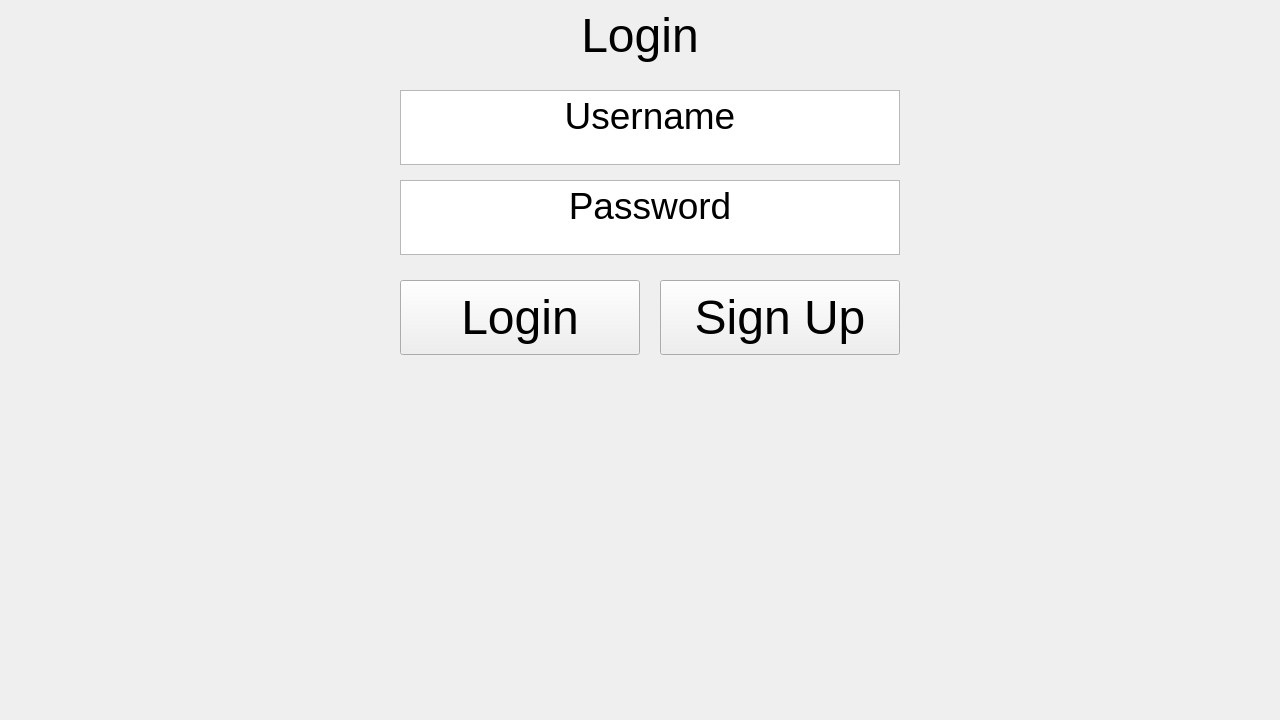
  <widget class="QWidget" name="login" native="true">
   <property name="geometry">
    <rect>
     <x>0</x>
     <y>0</y>
     <width>1280</width>
     <height>720</height>
    </rect>
   </property>
   <property name="autoFillBackground">
    <bool>true</bool>
   </property>
   <widget class="QTextEdit" name="loginUsernameText">
    <property name="geometry">
     <rect>
      <x>400</x>
      <y>90</y>
      <width>500</width>
      <height>75</height>
     </rect>
    </property>
    <property name="font">
     <font>
      <pointsize>28</pointsize>
     </font>
    </property>
    <property name="html">
     <string>&lt;!DOCTYPE HTML PUBLIC &quot;-//W3C//DTD HTML 4.0//EN&quot; &quot;http://www.w3.org/TR/REC-html40/strict.dtd&quot;&gt;
&lt;html&gt;&lt;head&gt;&lt;meta name=&quot;qrichtext&quot; content=&quot;1&quot; /&gt;&lt;style type=&quot;text/css&quot;&gt;
p, li { white-space: pre-wrap; }
&lt;/style&gt;&lt;/head&gt;&lt;body style=&quot; font-family:'MS Shell Dlg 2'; font-size:28pt; font-weight:400; font-style:normal;&quot;&gt;
&lt;p align=&quot;center&quot; style=&quot; margin-top:0px; margin-bottom:0px; margin-left:0px; margin-right:0px; -qt-block-indent:0; text-indent:0px;&quot;&gt;Username&lt;/p&gt;&lt;/body&gt;&lt;/html&gt;</string>
    </property>
   </widget>
   <widget class="QLabel" name="loginTitle">
    <property name="geometry">
     <rect>
      <x>490</x>
      <y>0</y>
      <width>300</width>
      <height>71</height>
     </rect>
    </property>
    <property name="font">
     <font>
      <pointsize>36</pointsize>
      <underline>false</underline>
     </font>
    </property>
    <property name="text">
     <string>Login</string>
    </property>
    <property name="alignment">
     <set>Qt::AlignCenter</set>
    </property>
   </widget>
   <widget class="QTextEdit" name="loginPasswordText">
    <property name="geometry">
     <rect>
      <x>400</x>
      <y>180</y>
      <width>500</width>
      <height>75</height>
     </rect>
    </property>
    <property name="font">
     <font>
      <pointsize>28</pointsize>
     </font>
    </property>
    <property name="html">
     <string>&lt;!DOCTYPE HTML PUBLIC &quot;-//W3C//DTD HTML 4.0//EN&quot; &quot;http://www.w3.org/TR/REC-html40/strict.dtd&quot;&gt;
&lt;html&gt;&lt;head&gt;&lt;meta name=&quot;qrichtext&quot; content=&quot;1&quot; /&gt;&lt;style type=&quot;text/css&quot;&gt;
p, li { white-space: pre-wrap; }
&lt;/style&gt;&lt;/head&gt;&lt;body style=&quot; font-family:'MS Shell Dlg 2'; font-size:28pt; font-weight:400; font-style:normal;&quot;&gt;
&lt;p align=&quot;center&quot; style=&quot; margin-top:0px; margin-bottom:0px; margin-left:0px; margin-right:0px; -qt-block-indent:0; text-indent:0px;&quot;&gt;Password&lt;/p&gt;&lt;/body&gt;&lt;/html&gt;</string>
    </property>
   </widget>
   <widget class="QPushButton" name="loginLoginButton">
    <property name="geometry">
     <rect>
      <x>400</x>
      <y>280</y>
      <width>240</width>
      <height>75</height>
     </rect>
    </property>
    <property name="font">
     <font>
      <pointsize>36</pointsize>
     </font>
    </property>
    <property name="text">
     <string>Login</string>
    </property>
   </widget>
   <widget class="QPushButton" name="loginSignUpButton">
    <property name="geometry">
     <rect>
      <x>660</x>
      <y>280</y>
      <width>240</width>
      <height>75</height>
     </rect>
    </property>
    <property name="font">
     <font>
      <pointsize>36</pointsize>
     </font>
    </property>
    <property name="text">
     <string>Sign Up</string>
    </property>
   </widget>
   <widget class="QLabel" name="loginError">
    <property name="enabled">
     <bool>true</bool>
    </property>
    <property name="geometry">
     <rect>
      <x>100</x>
      <y>370</y>
      <width>1091</width>
      <height>71</height>
     </rect>
    </property>
    <property name="palette">
     <palette>
      <active>
       <colorrole role="WindowText">
        <brush brushstyle="SolidPattern">
         <color alpha="255">
          <red>170</red>
          <green>0</green>
          <blue>0</blue>
         </color>
        </brush>
       </colorrole>
       <colorrole role="Button">
        <brush brushstyle="SolidPattern">
         <color alpha="255">
          <red>170</red>
          <green>0</green>
          <blue>0</blue>
         </color>
        </brush>
       </colorrole>
       <colorrole role="Light">
        <brush brushstyle="SolidPattern">
         <color alpha="255">
          <red>255</red>
          <green>0</green>
          <blue>0</blue>
         </color>
        </brush>
       </colorrole>
       <colorrole role="Midlight">
        <brush brushstyle="SolidPattern">
         <color alpha="255">
          <red>212</red>
          <green>0</green>
          <blue>0</blue>
         </color>
        </brush>
       </colorrole>
       <colorrole role="Dark">
        <brush brushstyle="SolidPattern">
         <color alpha="255">
          <red>85</red>
          <green>0</green>
          <blue>0</blue>
         </color>
        </brush>
       </colorrole>
       <colorrole role="Mid">
        <brush brushstyle="SolidPattern">
         <color alpha="255">
          <red>113</red>
          <green>0</green>
          <blue>0</blue>
         </color>
        </brush>
       </colorrole>
       <colorrole role="Text">
        <brush brushstyle="SolidPattern">
         <color alpha="255">
          <red>0</red>
          <green>0</green>
          <blue>0</blue>
         </color>
        </brush>
       </colorrole>
       <colorrole role="BrightText">
        <brush brushstyle="SolidPattern">
         <color alpha="255">
          <red>255</red>
          <green>255</green>
          <blue>255</blue>
         </color>
        </brush>
       </colorrole>
       <colorrole role="ButtonText">
        <brush brushstyle="SolidPattern">
         <color alpha="255">
          <red>0</red>
          <green>0</green>
          <blue>0</blue>
         </color>
        </brush>
       </colorrole>
       <colorrole role="Base">
        <brush brushstyle="SolidPattern">
         <color alpha="255">
          <red>255</red>
          <green>255</green>
          <blue>255</blue>
         </color>
        </brush>
       </colorrole>
       <colorrole role="Window">
        <brush brushstyle="SolidPattern">
         <color alpha="255">
          <red>170</red>
          <green>0</green>
          <blue>0</blue>
         </color>
        </brush>
       </colorrole>
       <colorrole role="Shadow">
        <brush brushstyle="SolidPattern">
         <color alpha="255">
          <red>0</red>
          <green>0</green>
          <blue>0</blue>
         </color>
        </brush>
       </colorrole>
       <colorrole role="AlternateBase">
        <brush brushstyle="SolidPattern">
         <color alpha="255">
          <red>212</red>
          <green>127</green>
          <blue>127</blue>
         </color>
        </brush>
       </colorrole>
       <colorrole role="ToolTipBase">
        <brush brushstyle="SolidPattern">
         <color alpha="255">
          <red>255</red>
          <green>255</green>
          <blue>220</blue>
         </color>
        </brush>
       </colorrole>
       <colorrole role="ToolTipText">
        <brush brushstyle="SolidPattern">
         <color alpha="255">
          <red>0</red>
          <green>0</green>
          <blue>0</blue>
         </color>
        </brush>
       </colorrole>
      </active>
      <inactive>
       <colorrole role="WindowText">
        <brush brushstyle="SolidPattern">
         <color alpha="255">
          <red>170</red>
          <green>0</green>
          <blue>0</blue>
         </color>
        </brush>
       </colorrole>
       <colorrole role="Button">
        <brush brushstyle="SolidPattern">
         <color alpha="255">
          <red>170</red>
          <green>0</green>
          <blue>0</blue>
         </color>
        </brush>
       </colorrole>
       <colorrole role="Light">
        <brush brushstyle="SolidPattern">
         <color alpha="255">
          <red>255</red>
          <green>0</green>
          <blue>0</blue>
         </color>
        </brush>
       </colorrole>
       <colorrole role="Midlight">
        <brush brushstyle="SolidPattern">
         <color alpha="255">
          <red>212</red>
          <green>0</green>
          <blue>0</blue>
         </color>
        </brush>
       </colorrole>
       <colorrole role="Dark">
        <brush brushstyle="SolidPattern">
         <color alpha="255">
          <red>85</red>
          <green>0</green>
          <blue>0</blue>
         </color>
        </brush>
       </colorrole>
       <colorrole role="Mid">
        <brush brushstyle="SolidPattern">
         <color alpha="255">
          <red>113</red>
          <green>0</green>
          <blue>0</blue>
         </color>
        </brush>
       </colorrole>
       <colorrole role="Text">
        <brush brushstyle="SolidPattern">
         <color alpha="255">
          <red>0</red>
          <green>0</green>
          <blue>0</blue>
         </color>
        </brush>
       </colorrole>
       <colorrole role="BrightText">
        <brush brushstyle="SolidPattern">
         <color alpha="255">
          <red>255</red>
          <green>255</green>
          <blue>255</blue>
         </color>
        </brush>
       </colorrole>
       <colorrole role="ButtonText">
        <brush brushstyle="SolidPattern">
         <color alpha="255">
          <red>0</red>
          <green>0</green>
          <blue>0</blue>
         </color>
        </brush>
       </colorrole>
       <colorrole role="Base">
        <brush brushstyle="SolidPattern">
         <color alpha="255">
          <red>255</red>
          <green>255</green>
          <blue>255</blue>
         </color>
        </brush>
       </colorrole>
       <colorrole role="Window">
        <brush brushstyle="SolidPattern">
         <color alpha="255">
          <red>170</red>
          <green>0</green>
          <blue>0</blue>
         </color>
        </brush>
       </colorrole>
       <colorrole role="Shadow">
        <brush brushstyle="SolidPattern">
         <color alpha="255">
          <red>0</red>
          <green>0</green>
          <blue>0</blue>
         </color>
        </brush>
       </colorrole>
       <colorrole role="AlternateBase">
        <brush brushstyle="SolidPattern">
         <color alpha="255">
          <red>212</red>
          <green>127</green>
          <blue>127</blue>
         </color>
        </brush>
       </colorrole>
       <colorrole role="ToolTipBase">
        <brush brushstyle="SolidPattern">
         <color alpha="255">
          <red>255</red>
          <green>255</green>
          <blue>220</blue>
         </color>
        </brush>
       </colorrole>
       <colorrole role="ToolTipText">
        <brush brushstyle="SolidPattern">
         <color alpha="255">
          <red>0</red>
          <green>0</green>
          <blue>0</blue>
         </color>
        </brush>
       </colorrole>
      </inactive>
      <disabled>
       <colorrole role="WindowText">
        <brush brushstyle="SolidPattern">
         <color alpha="255">
          <red>85</red>
          <green>0</green>
          <blue>0</blue>
         </color>
        </brush>
       </colorrole>
       <colorrole role="Button">
        <brush brushstyle="SolidPattern">
         <color alpha="255">
          <red>170</red>
          <green>0</green>
          <blue>0</blue>
         </color>
        </brush>
       </colorrole>
       <colorrole role="Light">
        <brush brushstyle="SolidPattern">
         <color alpha="255">
          <red>255</red>
          <green>0</green>
          <blue>0</blue>
         </color>
        </brush>
       </colorrole>
       <colorrole role="Midlight">
        <brush brushstyle="SolidPattern">
         <color alpha="255">
          <red>212</red>
          <green>0</green>
          <blue>0</blue>
         </color>
        </brush>
       </colorrole>
       <colorrole role="Dark">
        <brush brushstyle="SolidPattern">
         <color alpha="255">
          <red>85</red>
          <green>0</green>
          <blue>0</blue>
         </color>
        </brush>
       </colorrole>
       <colorrole role="Mid">
        <brush brushstyle="SolidPattern">
         <color alpha="255">
          <red>113</red>
          <green>0</green>
          <blue>0</blue>
         </color>
        </brush>
       </colorrole>
       <colorrole role="Text">
        <brush brushstyle="SolidPattern">
         <color alpha="255">
          <red>85</red>
          <green>0</green>
          <blue>0</blue>
         </color>
        </brush>
       </colorrole>
       <colorrole role="BrightText">
        <brush brushstyle="SolidPattern">
         <color alpha="255">
          <red>255</red>
          <green>255</green>
          <blue>255</blue>
         </color>
        </brush>
       </colorrole>
       <colorrole role="ButtonText">
        <brush brushstyle="SolidPattern">
         <color alpha="255">
          <red>85</red>
          <green>0</green>
          <blue>0</blue>
         </color>
        </brush>
       </colorrole>
       <colorrole role="Base">
        <brush brushstyle="SolidPattern">
         <color alpha="255">
          <red>170</red>
          <green>0</green>
          <blue>0</blue>
         </color>
        </brush>
       </colorrole>
       <colorrole role="Window">
        <brush brushstyle="SolidPattern">
         <color alpha="255">
          <red>170</red>
          <green>0</green>
          <blue>0</blue>
         </color>
        </brush>
       </colorrole>
       <colorrole role="Shadow">
        <brush brushstyle="SolidPattern">
         <color alpha="255">
          <red>0</red>
          <green>0</green>
          <blue>0</blue>
         </color>
        </brush>
       </colorrole>
       <colorrole role="AlternateBase">
        <brush brushstyle="SolidPattern">
         <color alpha="255">
          <red>170</red>
          <green>0</green>
          <blue>0</blue>
         </color>
        </brush>
       </colorrole>
       <colorrole role="ToolTipBase">
        <brush brushstyle="SolidPattern">
         <color alpha="255">
          <red>255</red>
          <green>255</green>
          <blue>220</blue>
         </color>
        </brush>
       </colorrole>
       <colorrole role="ToolTipText">
        <brush brushstyle="SolidPattern">
         <color alpha="255">
          <red>0</red>
          <green>0</green>
          <blue>0</blue>
         </color>
        </brush>
       </colorrole>
      </disabled>
     </palette>
    </property>
    <property name="font">
     <font>
      <pointsize>36</pointsize>
      <underline>false</underline>
     </font>
    </property>
    <property name="text">
     <string/>
    </property>
    <property name="alignment">
     <set>Qt::AlignCenter</set>
    </property>
   </widget>
  </widget>
